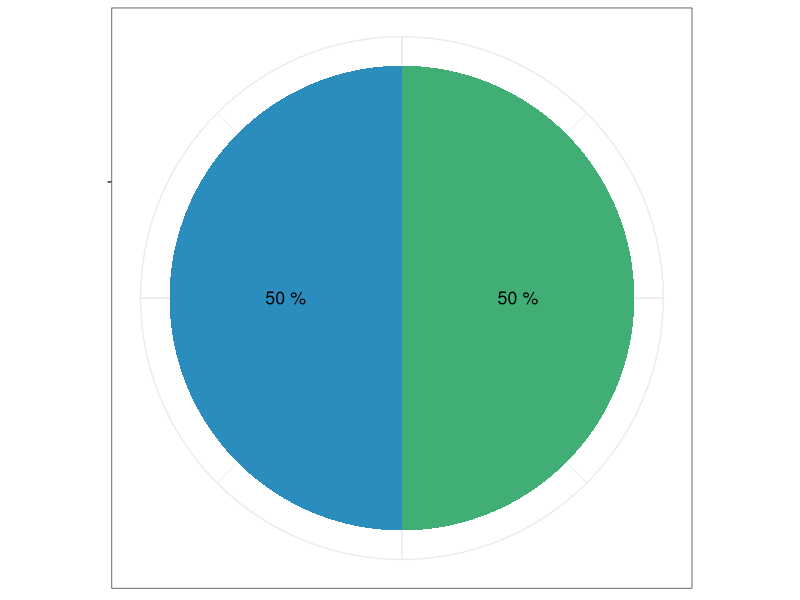
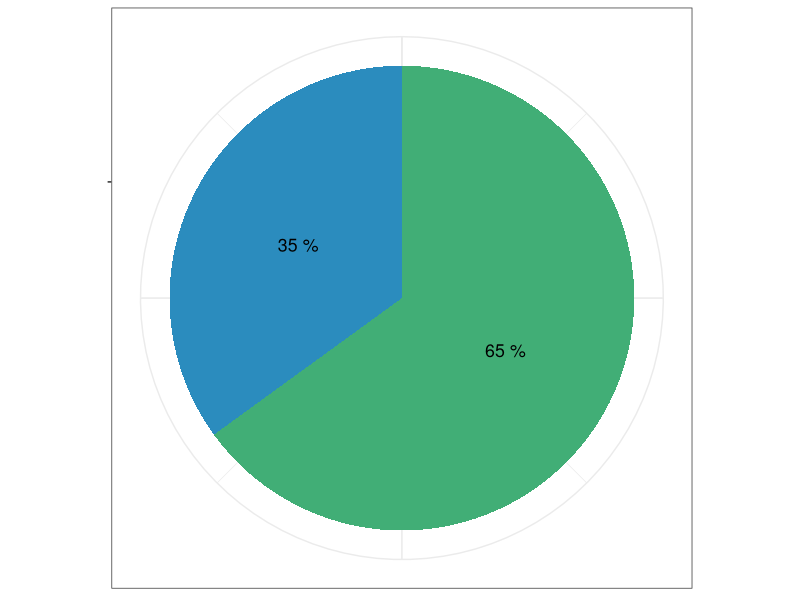
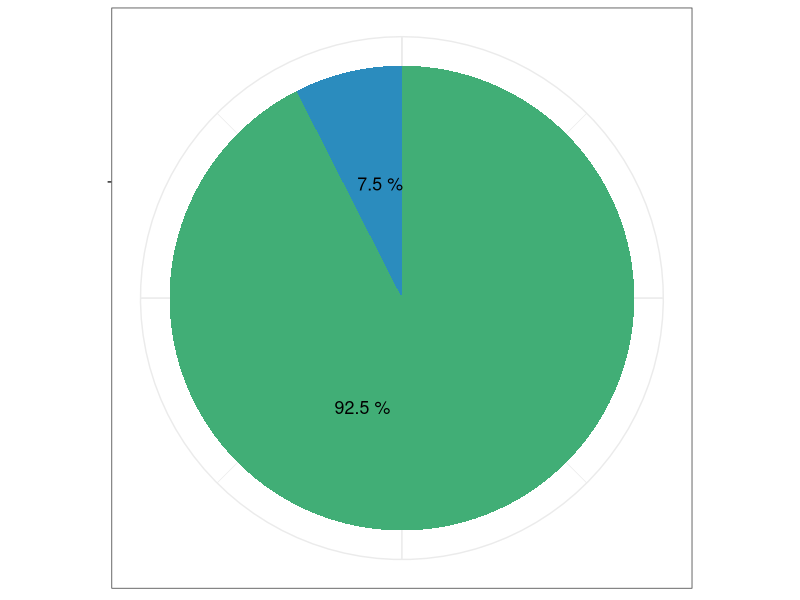

Reproduce these figures in R, in order. (Note: this script raises an error after producing the figures.)
require(ggplot2)
require(shape)
require(gridExtra)

COLB <- c("#c6dbef", "#4eb3d3", "#2b8cbe", "#0868ac","#084081")

pie_1 <- data.frame(
  group = c("A", "B"),
  value = c(50, 50)
)

pie_2 <- data.frame(
  group = c("A", "B"),
  value = c(35,65)
)

pie_3 <- data.frame(
  group = c("A", "B"),
  value = c(7.5,92.5)
)

pie_4 <- data.frame(
  group = c("A", "B"),
  value = c(NA, 100)
)


pie_plot1 <- ggplot(pie_1, aes(x = " ",
                       y = value,
                       fill = group)) +
  geom_bar(width = 1,
           stat = "identity") +
  coord_polar("y", start = 0) +
  theme_bw() +
  theme(legend.title = element_blank(),
        axis.title.x = element_blank(),
        axis.title.y = element_blank(),
        axis.text.y = element_blank(),
        axis.text.x = element_blank(),
        legend.position = "none") +
  scale_fill_manual(values=c("#2b8cbe",
                             "#41ae76")) +
  geom_text(aes(label = paste(round(value / sum(value) * 100, 1),"%")),
            position = position_stack(vjust = 0.5), size = 4.5) 
  
pie_plot1


pie_plot2<- ggplot(pie_2, aes(x = "",
                              y = value,
                              fill = group)) +
  geom_bar(width = 1,
           stat = "identity") +
  coord_polar("y") +
  theme_bw() +
  theme(legend.title = element_blank(),
        axis.title.x = element_blank(),
        axis.title.y = element_blank(),
        axis.text.y = element_blank(),
        axis.text.x = element_blank(),
        legend.position = "none") +
  scale_fill_manual(values=c("#2b8cbe",
                             "#41ae76"))  + 
  geom_text(aes(label = paste(round(value / sum(value) * 100, 1),"%")),
            position = position_stack(vjust = 0.5), size = 4.5) 
pie_plot2


pie_plot3<- ggplot(pie_3, aes(x = " ",
                              y = value,
                              fill = group)) +
  geom_bar(width = 1,
           stat = "identity") +
  coord_polar("y") +
  theme_bw() +
  theme(legend.title = element_blank(),
        axis.title.x = element_blank(),
        axis.title.y = element_blank(),
        axis.text.y = element_blank(),
        axis.text.x = element_blank(),
        legend.position = "none") +
  scale_fill_manual(values=c("#2b8cbe",
                             "#41ae76")) + 
  #scale_y_continuous(breaks=c(pie_3$value), labels = c(pie_3$value)) + 
  geom_text(aes(label = paste(round(value / sum(value) * 100, 1),"%")),
            position = position_stack(vjust = 0.6), size = 4.5) 
pie_plot3

pie_plot4<- ggplot(pie_4, aes(x = "",
                              y = value,
                              fill = group)) +
  geom_bar(width = 1,
           stat = "identity") +
  coord_polar("y", start = 0) +
  theme_bw() +
  theme(legend.title = element_blank(),
        legend.position = "none",
        axis.title.x = element_blank(),
        axis.title.y = element_blank(),
        axis.text.y = element_blank(),
        axis.text.x = element_blank(),) +
  scale_fill_manual(values=c(
                             "#41ae76")) + 
  geom_text(label = paste(100,"%"),
            position = position_stack(vjust = 0), size = 4.5) 
pie_plot4

plot_final <- grid.arrange(pie_plot1, pie_plot2, pie_plot3, pie_plot4, ncol=4)

ggsave(plot_final, filename = "piecharts.pdf", 
       path = "capitalism",
       width = 8, height = 6, units = "in")
